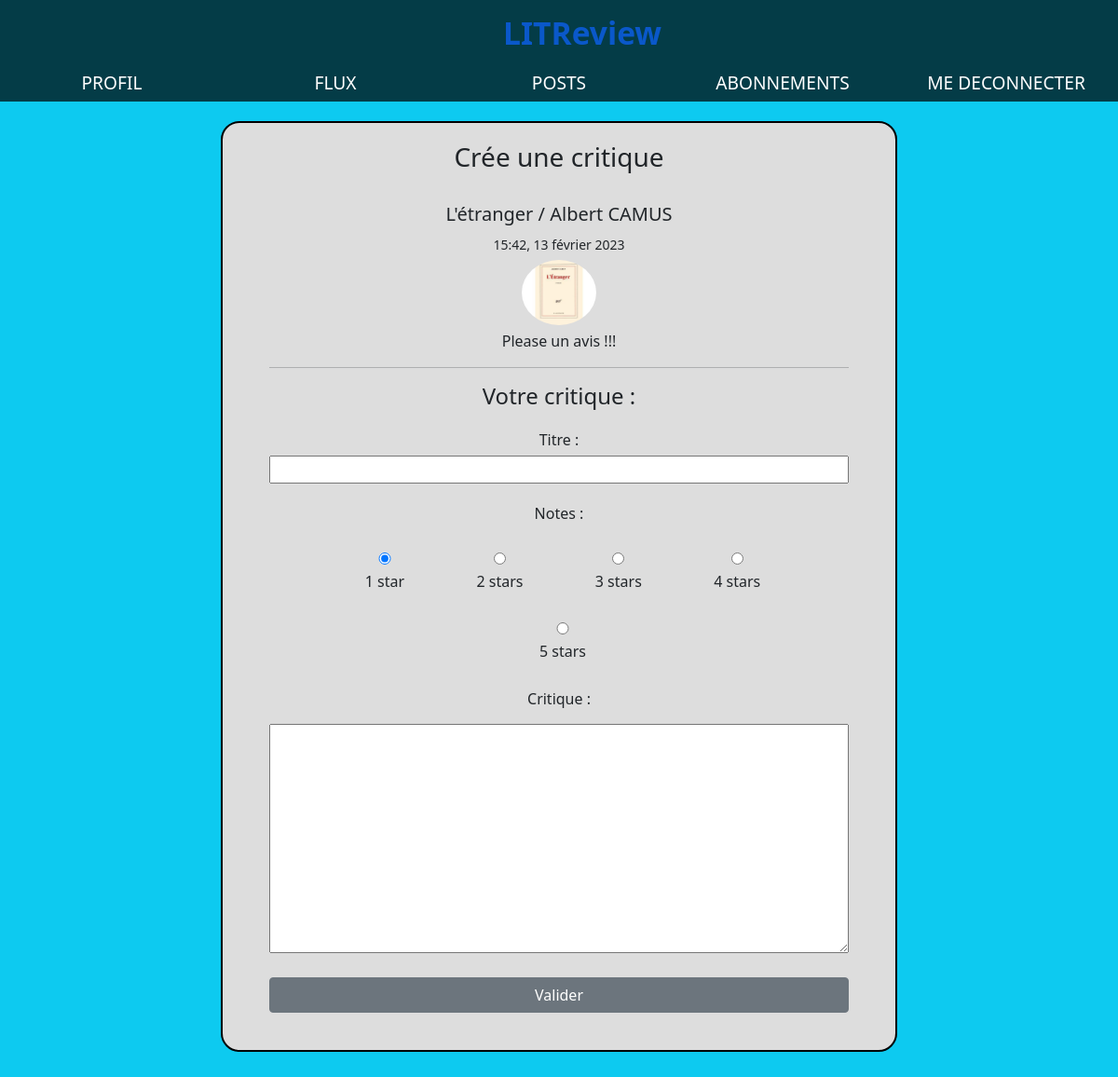
The page /review-response/22 (signed in) on the database its author committed.
### critique/models.py (models this page shows, shortened)
class Ticket(models.Model):
    title = models.CharField(max_length=128)
    description = models.TextField(max_length=2048, blank=True)
    image = models.ImageField(null=True, blank=True)
    time_created = models.DateTimeField(auto_now_add=True)
    user = models.ForeignKey(to=settings.AUTH_USER_MODEL, on_delete=models.CASCADE)
    has_review = models.BooleanField(default=False)
    IMAGE_MAX_SIZE = (600, 600)

### critique/views.py (the view)
# urls.py: path("review-response/<int:pk>", review_response, name="response_review"),
@login_required
def review_response(request, pk):
    ticket = get_object_or_404(Ticket, id=pk)
    r_form = ReviewForm(request.POST or None)
    if r_form.is_valid():
        review = r_form.save(commit=False)
        review.ticket = ticket
        review.user = request.user
        review.save()
        return redirect("flux")
    context = {"r_form": r_form, "post": ticket, "title": "Crée une critique"}
    return render(request, "critique/create_review.html", context)

### critique/forms.py
class ReviewForm(forms.ModelForm):
    headline = forms.CharField(label="Titre", max_length=128, widget=forms.TextInput())
    rating = forms.ChoiceField(
        initial=1,
        label="Notes",
        widget=forms.RadioSelect(attrs={"class": "form-check-inline"}),
        choices=(
            (1, "1 star"),
            (2, "2 stars"),
            (3, "3 stars"),
            (4, "4 stars"),
            (5, "5 stars"),
        ),
    )
    body = forms.CharField(
        label="Critique", max_length=8192, widget=forms.Textarea(), required=False
    )
    class Meta:
        model = Review
        fields = ["headline", "rating", "body"]

### critique/templates/critique/create_review.html (shortened to what this page needs)
{% extends "base.html" %}
{% block content %}
<div class="form">
  <h3>{{ title }}</h3></br>
<form method="POST" enctype='multipart/form-data'>
  <div>
    {% if request.get_full_path == "/create-review/" %}
     <h4>Livre / Article</h4>
    {{ t_form }}
  </div>
    {% else %}
  <div>
    <h5>{{ post.title }}</h5>
    <small>{{ post.time_created|date:"H:i, d F Y" }}</small>
    <div class="ticket-description">
      {% if post.image %}
      <img src="{{ post.image.url }}" alt="{{ post.title }}">
      {% endif %}
      <p>{{ post.description }}</p>
    </div>
    {% endif %}
  <hr>
  <div>
    <h4>Votre critique :</h4>
    <div class="form-group">
      {{ r_form.headline.label_tag }}
      {{ r_form.headline }}
      <div>
        {{ r_form.rating.label_tag }}
        {% for radio in r_form.rating %}
          <div class="form-check form-check-inline">
            {{ radio }}
          </div>
        {% endfor %}
      </div>
      {{ r_form.body.label_tag }}
      {{ r_form.body }}
      <button class="btn btn-secondary" type="submit">Valider</button>
    </div>
  </div>
</form>
</div>
{% endblock content %}

### static/css/style.css (style rules this page uses)
* { -moz-box-sizing: border-box; -webkit-box-sizing: border-box; box-sizing: border-box; }
h3 { font-size: 1.5rem; padding-top: 10px; margin: 0 0 0 0; }
h4 { margin-top: 20px; }
.form { border: 2px solid #000; width: 65%; margin: 15px auto; padding: 10px; background-color: #dddddd; border-radius: 20px; text-align: center; padding: 10px 50px 30px 50px; }
.form img { padding: 5px 0 5px 0; border-radius: 100px 100px 100px 100px; height: 80px ; width: 80px ; }
.form textarea { width: 100%; margin: 10px 0 10px 0; }
.form label { display: block; margin: 20px 0 5px 0; width: 100%; }
.form input { width: 100%; }
.btn { width: 100%; padding: 10px; margin: 10px 0 10px 0; color: white; border: none; border-radius: 10px; cursor: pointer; }

### rows shown on the page
Ticket: title "L'étranger / Albert CAMUS", time_created "15:42, 13 février 2023", image (picture), description "Please un avis !!!"

### other values the page prints
{{ title }} "Crée une critique"
{{ r_form.headline.label_tag }} "Titre :"
{{ r_form.rating.label_tag }} "Notes :"
{{ r_form.body.label_tag }} "Critique :"
